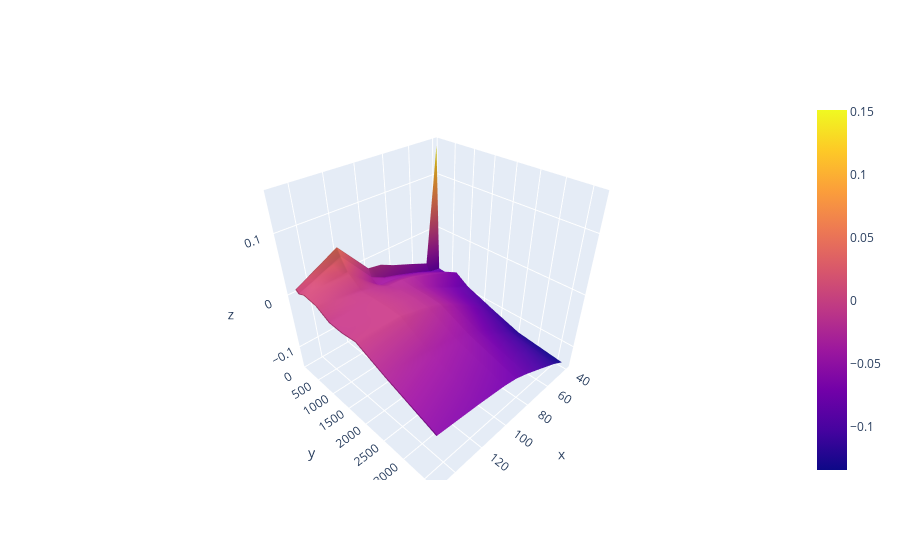

The cell this chart's notebook holds for it:
### Code cell
fig = go.Figure(data=[go.Surface(z=df_diff.values,y=df_diff.index, x = df_diff.columns)]).show()
